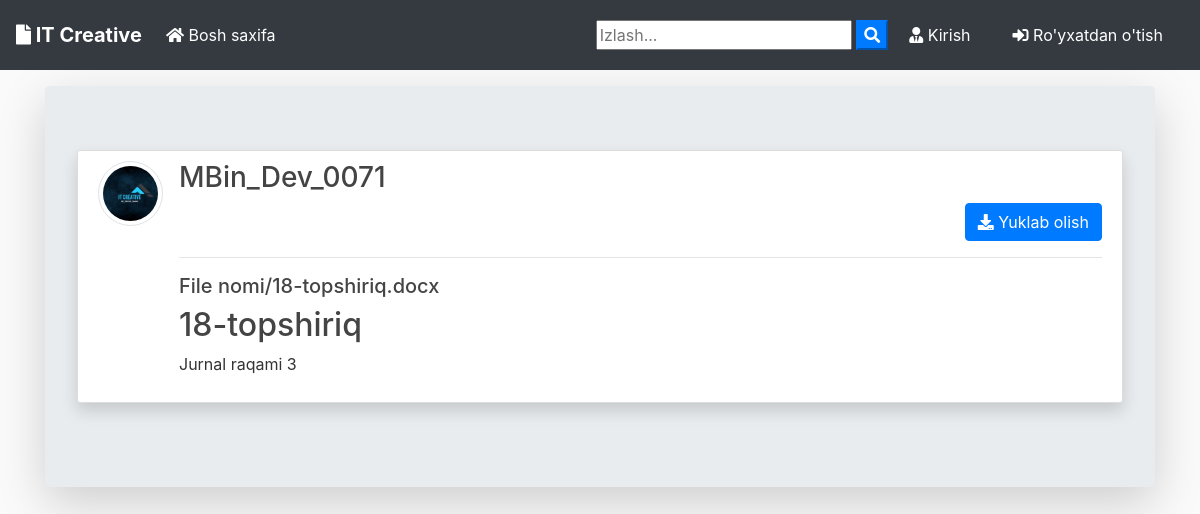
The app's page /post/31/ with its own data.
### blog/models.py (models this page shows, shortened)
class Post(models.Model):
	title = models.CharField(max_length=100)
	file = models.FileField(null=True,blank=True,upload_to='File nomi')
	content = models.TextField()
	date_posted = models.DateTimeField(default=timezone.now)
	author = models.ForeignKey(User, on_delete=models.CASCADE)
	def extension(self):
		name, extension = os.path.splitext(self.file.name)
		return extension

### users/models.py (models this page shows, shortened)
class Profile(models.Model):
    user = models.OneToOneField(User, on_delete=models.CASCADE)
    image = models.ImageField(default='default.jpg', upload_to='profile_pics')

### blog/views.py (the view)
# urls.py: path('post/<int:pk>/', PostDetailView.as_view(), name='post-detail'),
class PostDetailView(DetailView):
    model = Post
    template_name = 'blog/post_detail.html'

### blog/templates/blog/post_detail.html (shortened to what this page needs)
{% extends "blog/base.html" %}
{% block content %}
<div class="jumbotron mt-3 shadow-lg">
<article class="media content-section shadow ">
   <a href="{{ object.author.profile.image.url }} " target="_blank"> <img src="{{ object.author.profile.image.url }}  " alt="" class="article-img rounded-circle img-thumbnail img-fluid">
   </a>
    <div class="media-body">
      <div class="">
        <div class="d-flex justify-content-between">
        <a class="mr-2 mt-0 mb-0  text-dark" href="{% url 'user-posts' object.author.username  %}"><h3>{{ object.author }}</h3></a>
        </div>
        {% if object.author != user %}
          <div class="form-group mt-0 pt-0 d-flex justify-content-end">
            <a href="{{ object.file.url }}" download class="btn btn-primary flex-last" type="submit"><i class="fas fa-download"></i> Yuklab olish</a>
          </div>
        {% endif %}
        <hr>
      </div>
      <div>
        {% if object.file %}
          {% if object.extension == '.jpg' or object.extension == 'jpeg' or object.extension == 'png' %}
            <a href="{{ object.file.url }}"  download ><img src="{{ object.file.url }}" alt="" class="img-fluid "></a>
            <a href="{{ object.file.url }}"  download class="text-dark"><h5>{{ object.file }}</h5></a>
          {% else %}
            <a href="{{ object.file.url }}"  download class="text-dark"><h5>{{ object.file }}</h5></a>
          {% endif %}
        {% endif %}
      </div>
      <h2>{{ object.title }}</h2>
      <p class="article-content">{{ object.content }}</p>
    </div>
  </article>
{% endblock content %}

### blog/static/blog/main.css (style rules this page uses)
body { background: #fafafa; color: #333333; margin-top: 0; }
h1, h2, h3, h4, h5, h6 { color: #444444; }
.content-section { background: #ffffff; padding: 10px 20px; border: 1px solid #dddddd; border-radius: 3px; margin-bottom: 20px; }
.article-content { white-space: pre-line; }
.article-img { height: 65px; width: 65px; margin-right: 16px; }

### records on screen
Post: author.profile.image (picture), author "MBin_Dev_0071", file "File nomi/18-topshiriq.docx", title "18-topshiriq", content "Jurnal raqami 3"
